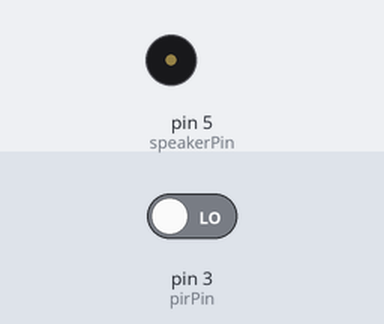
Recording of a sketch running on a simulated Arduino Uno, built with avr-gcc and run on an emulated ATmega328P. Parts: buzzer (waves = sounding). The test bench sets the inputs (shaded band); at power-on: pin 3 (pirPin) LOW. Random numbers use the default seed unless the sketch sets one.

Above: at 1.2 s.
1.3 s: pin 3 (pirPin) driven HIGH
At 2.25 s:
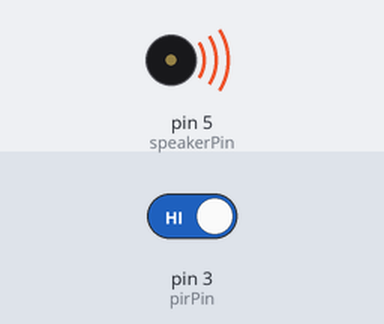
Timing chart, 0 to 10.3 s (numbered marks = the images above; inputs shaded):
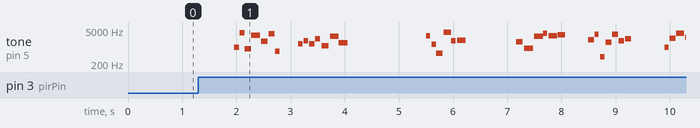

The sketch:

PIR_Sound.ino
```cpp
//PIR Stuff and sound stuff
int pirPin = 3; // Input for HC-S501
int pirValue; // Place to store read PIR Value
#define speakerPin 5
void setup() {}

//Phrases Generator
void phrase1() {
    int k = random(500,4000);
    for (int i = 0; i <=  random(50,2000); i++){
        tone(speakerPin, k+(-i*2));
        delay(random(.9,2));
    }
    for (int i = 0; i <= random(50,1000); i++){
        tone(speakerPin, k + (i * 10));
        delay(random(.5,4));
    } }
void phrase2() {
    int k = random(500,4000);
    for (int i = 0; i <= random(50,2000); i++){
        tone(speakerPin, k+(i*2));
        delay(random(.9,2));
    }
    for (int i = 0; i <= random(50,1000); i++){
        tone(speakerPin, k + (-i * 10));
        delay(random(.5,4));
    } }

void phrase3() {
    int k = random(200,8000);
    for (int i = 0; i <= random(10,500); i++){
        tone(speakerPin, k+(i*2));
        delay(random(.20,5));
    }
    for (int i = 0; i <= random(50,2000); i++){
        tone(speakerPin, k + (-i * 10));
        delay(random(.5,4));
    } }

void loop() {
  //PIR Set
pirValue = digitalRead(pirPin);

delay(30);
    if((pirValue == HIGH)){ // PIR reading HIGH (true), initiating tone function
    int K = 2000;
    switch (random(1,9)) {
        case 1:phrase1(); break;
        case 2:phrase2(); break;
        case 3:phrase1(); phrase2(); break;
        case 4:phrase3(); phrase2(); phrase1();break;
        case 5:phrase1(); phrase2(); phrase1(); phrase3(); phrase1();break;
        case 6:phrase2(); phrase1(); phrase2(); break;
        case 7:phrase1(); phrase1(); phrase2(); phrase2(); phrase1(); break;
        case 8:phrase1(); phrase2(); phrase1(); break;
        case 9:phrase3(); phrase1(); phrase3(); phrase2(); break;
    }
    for (int i = 0; i <= random(3, 9); i++){
        tone(speakerPin, K + random(-1700, 2000));
        delay(random(70, 170));
        noTone(speakerPin);
        delay(random(0, 30));
    }
    noTone(speakerPin);
    delay(random(50, 200));
  }
}
```

Measured:
- after the input at 1.3 s, tone on pin 5 (speakerPin): plays 956 Hz for 0.09 s, 3796 Hz for 0.09 s, 829 Hz for 0.12 s, 3016 Hz for 0.17 s, 1688 Hz for 0.12 s, 3462 Hz for 0.11 s … (37 notes in this stretch), starting after 0.66 s
